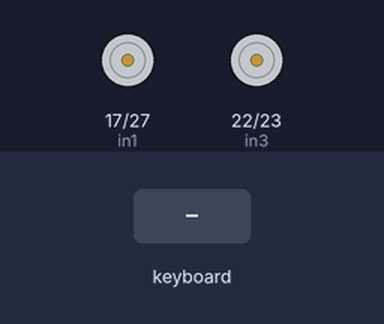
Bench run of a program on a simulated Raspberry Pi (BCM pin numbers). Parts: motor-driver pin pairs drawn as motors (green arrow = first pin HIGH = forward, orange = second pin HIGH = backward, longer = more drive). Inputs (shaded band) come from the test bench. The pygame window is not drawn.

Above: at 1.2 s.
1.3 s: key up typed on the keyboard
At 1.38 s:
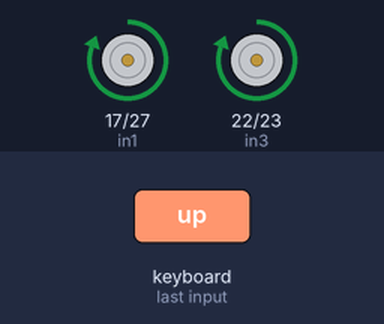
2.9 s: key left typed on the keyboard
At 2.98 s:
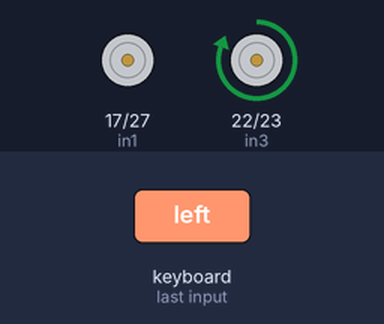
4.5 s: key right typed on the keyboard
At 4.58 s:
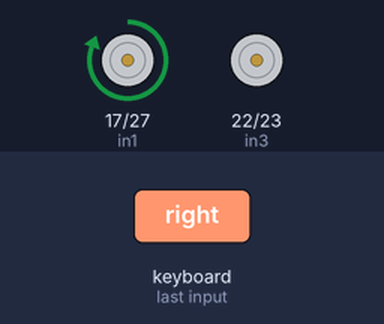
6.1 s: key down typed on the keyboard
At 6.18 s:
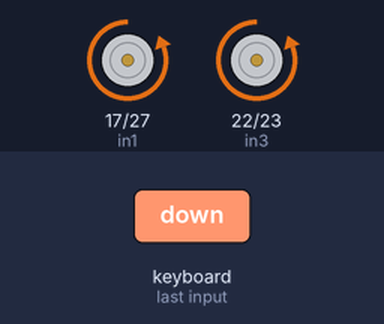
Timing chart, 0 to 8.7 s (numbered marks = the images above; inputs shaded):
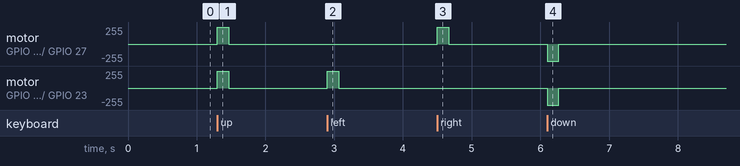

The program:

controlMotor.py
```python
import time
import RPi.GPIO as GPIO
import pygame

GPIO.setwarnings(False)
in1 = 17 # Physical Pin 11
in2 = 27 # Physical Pin 13
in3 = 22 # Physical Pin 15
in4 = 23 # Physical Pin 18
GPIO.setmode(GPIO.BCM) # Use GPIO numbering instead of physical numbering
GPIO.setup(in1, GPIO.OUT)
GPIO.setup(in2, GPIO.OUT)
GPIO.setup(in3, GPIO.OUT)
GPIO.setup(in4, GPIO.OUT)
fw = True
ba = True
tl = True
tr = True
rl = True
rr = True
def forward():
    #ซ้าย
    GPIO.output(in1, GPIO.HIGH)
    GPIO.output(in2, GPIO.LOW)
    #ขวา
    GPIO.output(in3, GPIO.HIGH)
    GPIO.output(in4, GPIO.LOW)

def back():
        #ซ้าย
    GPIO.output(in1, GPIO.LOW)
    GPIO.output(in2, GPIO.HIGH)
    #ขวา
    GPIO.output(in3, GPIO.LOW)
    GPIO.output(in4, GPIO.HIGH)
def turnLeft():
        #ซ้าย
    GPIO.output(in1, GPIO.LOW)
    GPIO.output(in2, GPIO.LOW)
    #ขวา
    GPIO.output(in3, GPIO.HIGH)
    GPIO.output(in4, GPIO.LOW)

def turnRight():
    #ซ้าย
    GPIO.output(in1, GPIO.HIGH)
    GPIO.output(in2, GPIO.LOW)
    #ขวา
    GPIO.output(in3, GPIO.LOW)
    GPIO.output(in4, GPIO.LOW)
def rotateLeft():
     #ซ้าย
    GPIO.output(in1, GPIO.LOW)
    GPIO.output(in2, GPIO.HIGH)
    #ขวา
    GPIO.output(in3, GPIO.HIGH)
    GPIO.output(in4, GPIO.LOW)
def rotateRight():
    #ซ้าย
    GPIO.output(in1, GPIO.HIGH)
    GPIO.output(in2, GPIO.LOW)
    #ขวา
    GPIO.output(in3, GPIO.LOW)
    GPIO.output(in4, GPIO.HIGH)
def stopMotor():
    #ซ้าย
    GPIO.output(in1, GPIO.LOW)
    GPIO.output(in2, GPIO.LOW)
    #ขวา
    GPIO.output(in3, GPIO.LOW)
    GPIO.output(in4, GPIO.LOW)

widht = 500
high = 500

fps = 30

black = (0,0,0)
white = (255,255,255)
red = (255,0,0)
blue = (0,0,255)

pygame.init()
pygame.mixer.init()
screen = pygame.display.set_mode((widht,high))
pygame.display.set_caption("ART Control Car")
clock = pygame.time.Clock()

runing = True
while runing:
    clock.tick(fps)
    for event in pygame.event.get():
        if event.type == pygame.QUIT:
            runing = False
    even = pygame.key.get_pressed()
        #print(even)
    if even[pygame.K_UP] and even[pygame.K_LEFT]:
        if rl:
            rotateLeft()
            rl = False
    elif even[pygame.K_UP] and even[pygame.K_RIGHT]:
        if rr:
            rotateRight()
            rr = False
    elif even[pygame.K_LEFT]:
        if tl:
            tl = False
            turnLeft()
    elif even[pygame.K_RIGHT]:
        if tr:
            tr = False
            turnRight()
    elif even[pygame.K_UP]:
        if fw:
            fw = False
            forward()
    elif even[pygame.K_DOWN]:
        if ba:
            ba = False
            back()
    else:
        fw = True
        ba = True
        tl = True
        tr = True
        rl = True
        rr = True
        stopMotor()
    #elif event[pygame.K_LEFT]:
     #   pass
            #print("not press")


 #   screen.fill(black)
 #   pygame.display.flip()


pygame.quit()
```

Measured:
- after the input at 1.3 s, motor on GPIO 17 (in1) / GPIO 27 (in2), motor on GPIO 22 (in3) / GPIO 23 (in4): stopped → forward 255/255 at once, → stopped 0.17 s later
- after the input at 2.9 s, motor on GPIO 22 (in3) / GPIO 23 (in4): stopped → forward 255/255 at once, → stopped 0.17 s later
- after the input at 4.5 s, motor on GPIO 17 (in1) / GPIO 27 (in2): stopped → forward 255/255 at once, → stopped 0.17 s later
- after the input at 6.1 s, motor on GPIO 17 (in1) / GPIO 27 (in2), motor on GPIO 22 (in3) / GPIO 23 (in4): stopped → backward 255/255 at once, → stopped 0.17 s later
